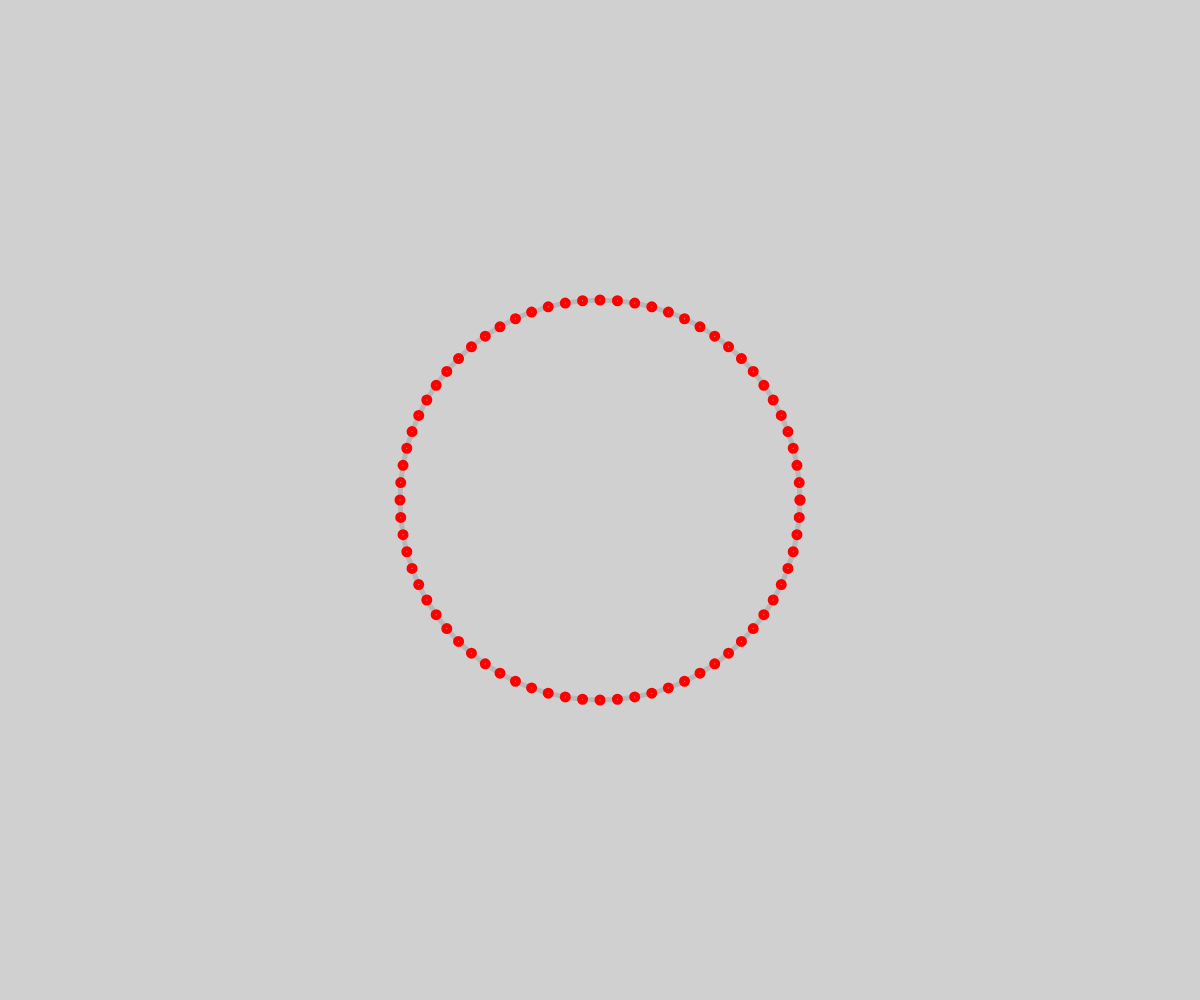
Frame 1 (no input)
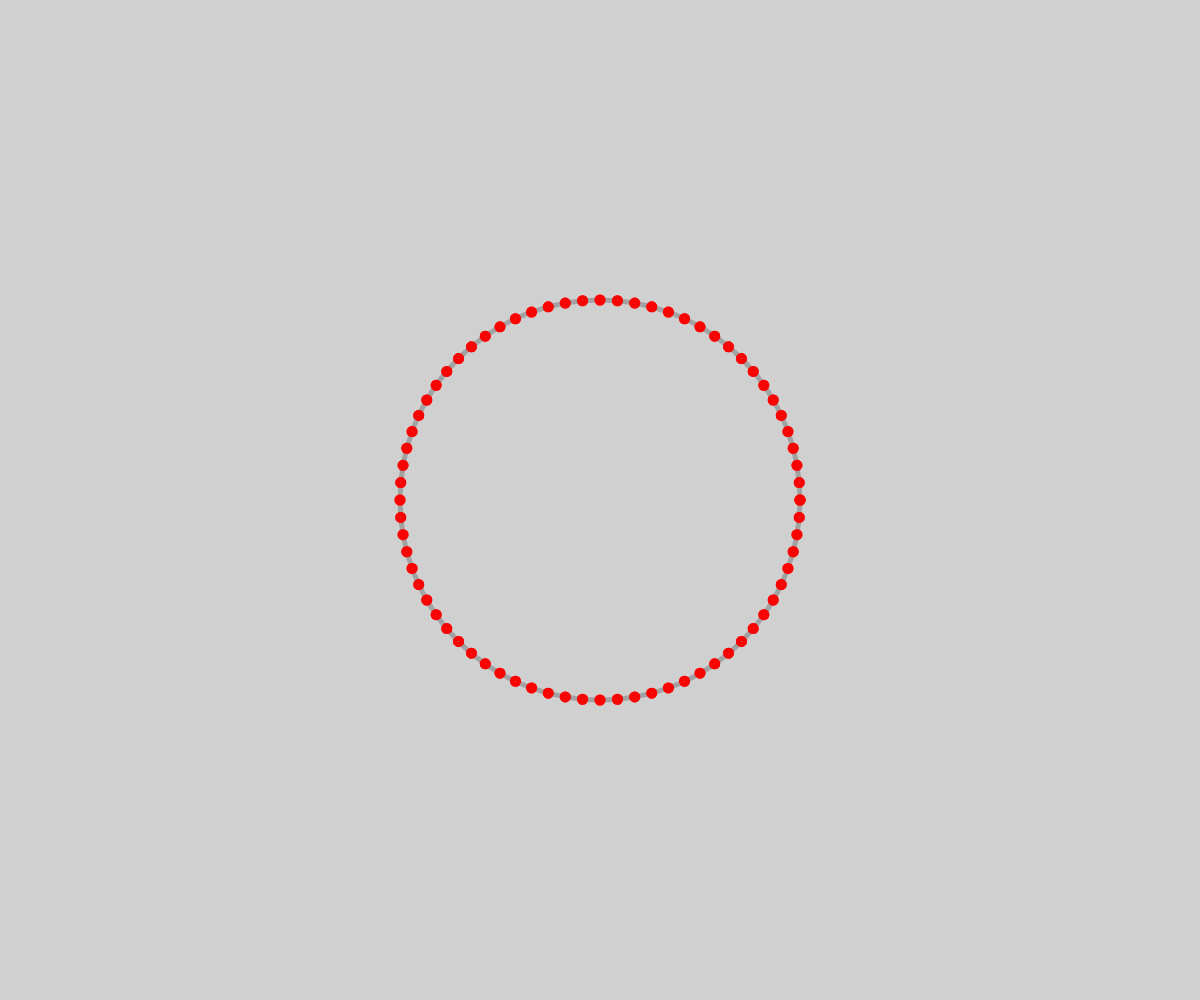
Frame 2 (the mouse pressed at the canvas centre, redrawn once)

The p5.js sketch that drew these frames (run headless with seeded random() and noise() and a simulated clock; the mouse was pressed at the canvas centre and the sketch redrawn once):

// p5.js sketch
// ── sketch.js
var step = 10;
var lastX = -10;
var radius = 200;
let lastY;
let middle;
let y;

function setup() {
    createCanvas(windowWidth, windowHeight);
    background(208);
    smooth();
    noLoop();
    noFill();
    strokeWeight(5);
}

function draw() {
    stroke(20, 50, 70);
    centX = width / 2;
    centY = height / 2;
    stroke(0, 30);
    noFill();
    ellipse(centX, centY, radius * 2, radius * 2);

    stroke('red');
    for (ang = 0; ang <= 360; ang += 5) {
        var rad = radians(ang);
        x = centX + (radius * cos(rad));
        y = centY + (radius * sin(rad));
        ellipse(x, y, 6, 6);
    }
}
